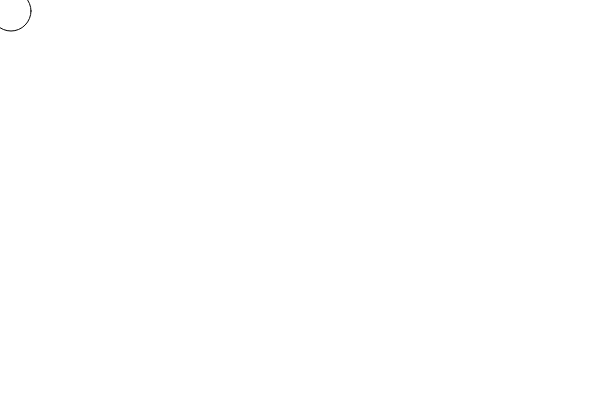
Frame 1 (no input)
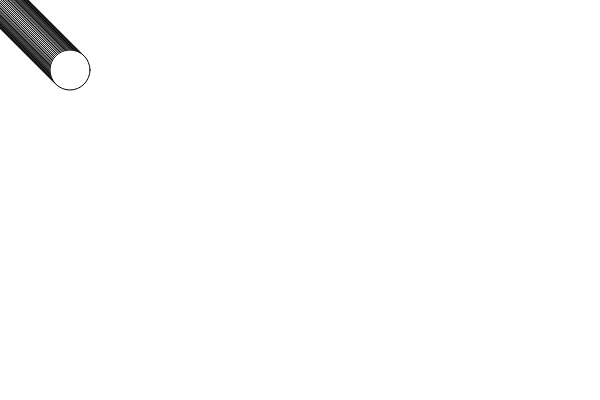
Frame 60 (no input)
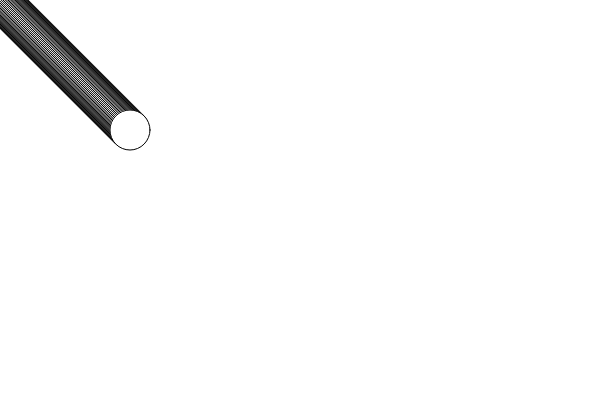
Frame 120 (the mouse pressed at the canvas centre since frame 60)

The p5.js sketch that drew these frames (run headless with seeded random() and noise() and a simulated clock; from frame 60 on, the mouse is pressed at the canvas centre):

// p5.js sketch
// ── sketch.js

var ball_width = 40;
var ball_x = 10;
var ball_y = 10;
var delta_x = 1;
var delta_y = 1;

function setup() {
  createCanvas(600, 400);
  background(255);
}

function draw() {


  // Move the ball and Keep the ball on the screen.
  ball_x += delta_x;
  ball_y += delta_y;
  if (ball_x == width) {
    delta_x = -1 * delta_x;
  }

  if (ball_y == height) {
    ball_y = 0;
  }


  // draw our ball
  ellipse(ball_x, ball_y, ball_width, ball_width);
}
